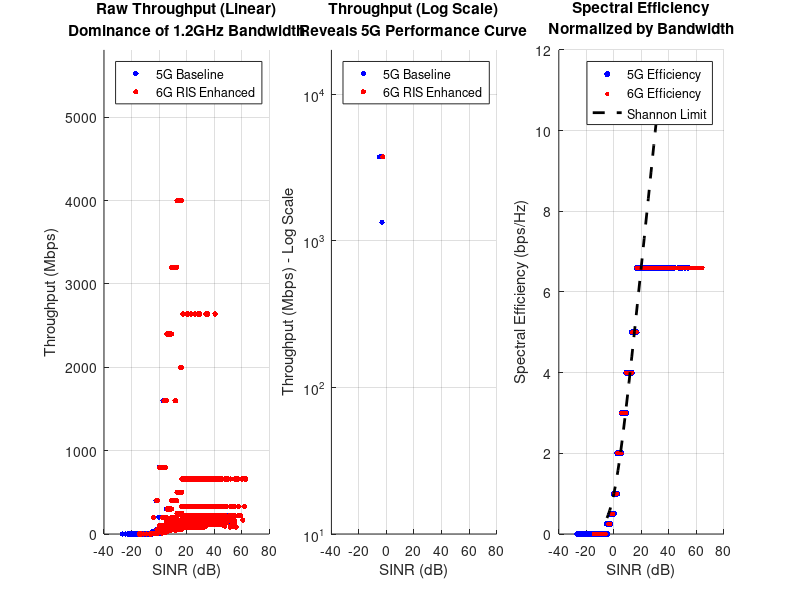

MATLAB code to generate this figure:
% GENERATE_TP_VS_SINR_COMPARISON_V2
% Comparison: Linear Tput, Log Tput, and Spectral Efficiency
% Accounts for 5G vs 6G Bandwidth differences defined in README

clc; clear; close all;

% --- 1. Load Data ---
try
    B = load('Results_Baseline.mat');
    E = load('Results_Enhanced.mat');
catch
    error('Missing .mat files. Run main_baseline_mmwave_simulation.m and main_enhanced_mmwave_simulation.m first.');
end

% Create a comprehensive figure
figure('Name', '5G vs 6G Performance Analysis', 'Color', 'w', 'Position', [100, 100, 1500, 500]);

% =========================================================================
% SUBPLOT 1: Raw Throughput (Linear) - "The Magnitude Gap"
% =========================================================================
subplot(1, 3, 1);
hold on; grid on;
scatter(B.Results.UE.sinr_dB, B.Results.UE.throughput_mbps, 15, 'b', 'filled', 'DisplayName', '5G Baseline');
scatter(E.Results.UE.sinr_dB, E.Results.UE.throughput_mbps, 15, 'r', 'filled', 'DisplayName', '6G RIS Enhanced');
xlabel('SINR (dB)');
ylabel('Throughput (Mbps)');
title({'Raw Throughput (Linear)', 'Dominance of 1.2GHz Bandwidth'});
legend('Location', 'northwest');
% Set limit to see the massive 6G peak
ylim([0, max(E.Results.UE.throughput_mbps)*1.1]);

% =========================================================================
% SUBPLOT 2: Raw Throughput (Logarithmic) - "Visibility for 5G"
% =========================================================================
subplot(1, 3, 2);
hold on; grid on;
scatter(B.Results.UE.sinr_dB, B.Results.UE.throughput_mbps, 15, 'b', 'filled', 'DisplayName', '5G Baseline');
scatter(E.Results.UE.sinr_dB, E.Results.UE.throughput_mbps, 15, 'r', 'filled', 'DisplayName', '6G RIS Enhanced');

% KEY FIX: Log Scale allows us to see the 5G curve clearly
set(gca, 'YScale', 'log'); 
xlabel('SINR (dB)');
ylabel('Throughput (Mbps) - Log Scale');
title({'Throughput (Log Scale)', 'Reveals 5G Performance Curve'});
legend('Location', 'northwest');
ylim([10, 20000]); % Ignore noise below 10 Mbps

% =========================================================================
% SUBPLOT 3: Spectral Efficiency - "The Fair Fight"
% =========================================================================
subplot(1, 3, 3);
hold on; grid on;

% Note: If 'spectral_efficiency' is not pre-calculated in your .mat, 
% we calculate it here roughly using the Bandwidths from README.
% 5G Avg BW approx 100-400MHz, 6G BW = 1200MHz.
% Ideally, use the variable B.Results.UE.spectral_efficiency if it exists.

if isfield(B.Results.UE, 'spectral_efficiency')
    b_se = B.Results.UE.spectral_efficiency;
    e_se = E.Results.UE.spectral_efficiency;
else
    % Fallback Calculation (approximate based on README)
    b_se = B.Results.UE.throughput_mbps / 100; % Assuming 100MHz avg for baseline
    e_se = E.Results.UE.throughput_mbps / 1200; % 1.2GHz for 6G
end

scatter(B.Results.UE.sinr_dB, b_se, 20, 'b', 'filled', 'DisplayName', '5G Efficiency');
scatter(E.Results.UE.sinr_dB, e_se, 10, 'r', 'filled', 'DisplayName', '6G Efficiency');

% Theoretical Shannon Limit
sinr_lin = 10.^(-5/10:0.1:35/10); 
shannon = log2(1 + sinr_lin);
plot(10*log10(sinr_lin), shannon, 'k--', 'LineWidth', 2, 'DisplayName', 'Shannon Limit');

xlabel('SINR (dB)');
ylabel('Spectral Efficiency (bps/Hz)');
title({'Spectral Efficiency', 'Normalized by Bandwidth'});
legend('Location', 'best');
ylim([0, 12]);

saveas(gcf, 'Comparison_v2_Log_and_Efficiency.png');
